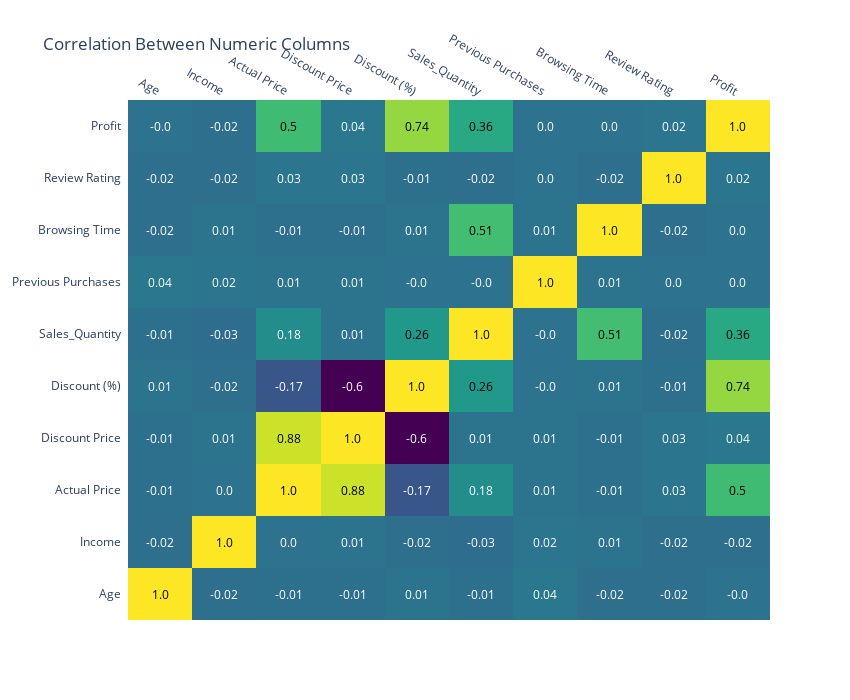

Write notebook code for a chart like this one.
### Markdown cell above
* Visual

### Code cell
# 1. Correlation Heatmap
corr_matrix = data.select_dtypes(include='number').corr().round(2)
annotation_text = [[str(val) for val in row] for row in corr_matrix.values]

fig1 = ff.create_annotated_heatmap(z=corr_matrix.values,x=corr_matrix.columns.tolist(),y=corr_matrix.columns.tolist(),annotation_text=annotation_text,
    colorscale='Viridis')
fig1.update_layout(title=' Correlation Between Numeric Columns', width=850, height=700)
fig1.show()

### Figure 1 — Plotly figure (JSON) as saved in the notebook; plotly's stock layout.template omitted (floating-point values rounded to 4 significant figures)
{"data": [{"colorscale": [[0, "#440154"], [0.1111, "#482878"], [0.2222, "#3e4989"], [0.3333, "#31688e"], [0.4444, "#26828e"], [0.5556, "#1f9e89"], [0.6667, "#35b779"], [0.7778, "#6ece58"], [0.8889, "#b5de2b"], [1, "#fde725"]], "reversescale": false, "showscale": false, "type": "heatmap", "x": ["Age", "Income", "Actual Price", "Discount Price", "Discount (%)", "Sales_Quantity", "Previous Purchases", "Browsing Time", "Review Rating", "Profit"], "y": ["Age", "Income", "Actual Price", "Discount Price", "Discount (%)", "Sales_Quantity", "Previous Purchases", "Browsing Time", "Review Rating", "Profit"], "z": [[1, -0.02, -0.01, -0.01, 0.01, -0.01, 0.04, -0.02, -0.02, 0], [-0.02, 1, 0, 0.01, -0.02, -0.03, 0.02, 0.01, -0.02, -0.02], [-0.01, 0, 1, 0.88, -0.17, 0.18, 0.01, -0.01, 0.03, 0.5], [-0.01, 0.01, 0.88, 1, -0.6, 0.01, 0.01, -0.01, 0.03, 0.04], [0.01, -0.02, -0.17, -0.6, 1, 0.26, 0, 0.01, -0.01, 0.74], [-0.01, -0.03, 0.18, 0.01, 0.26, 1, 0, 0.51, -0.02, 0.36], [0.04, 0.02, 0.01, 0.01, 0, 0, 1, 0.01, 0, 0], [-0.02, 0.01, -0.01, -0.01, 0.01, 0.51, 0.01, 1, -0.02, 0], [-0.02, -0.02, 0.03, 0.03, -0.01, -0.02, 0, -0.02, 1, 0.02], [0, -0.02, 0.5, 0.04, 0.74, 0.36, 0, 0, 0.02, 1]]}], "layout": {"annotations": [{"font": {"color": "#000000"}, "showarrow": false, "text": "1.0", "x": "Age", "xref": "x", "y": "Age", "yref": "y"}, {"font": {"color": "#FFFFFF"}, "showarrow": false, "text": "-0.02", "x": "Income", "xref": "x", "y": "Age", "yref": "y"}, {"font": {"color": "#FFFFFF"}, "showarrow": false, "text": "-0.01", "x": "Actual Price", "xref": "x", "y": "Age", "yref": "y"}, {"font": {"color": "#FFFFFF"}, "showarrow": false, "text": "-0.01", "x": "Discount Price", "xref": "x", "y": "Age", "yref": "y"}, {"font": {"color": "#FFFFFF"}, "showarrow": false, "text": "0.01", "x": "Discount (%)", "xref": "x", "y": "Age", "yref": "y"}, {"font": {"color": "#FFFFFF"}, "showarrow": false, "text": "-0.01", "x": "Sales_Quantity", "xref": "x", "y": "Age", "yref": "y"}, {"font": {"color": "#FFFFFF"}, "showarrow": false, "text": "0.04", "x": "Previous Purchases", "xref": "x", "y": "Age", "yref": "y"}, {"font": {"color": "#FFFFFF"}, "showarrow": false, "text": "-0.02", "x": "Browsing Time", "xref": "x", "y": "Age", "yref": "y"}, {"font": {"color": "#FFFFFF"}, "showarrow": false, "text": "-0.02", "x": "Review Rating", "xref": "x", "y": "Age", "yref": "y"}, {"font": {"color": "#FFFFFF"}, "showarrow": false, "text": "-0.0", "x": "Profit", "xref": "x", "y": "Age", "yref": "y"}, {"font": {"color": "#FFFFFF"}, "showarrow": false, "text": "-0.02", "x": "Age", "xref": "x", "y": "Income", "yref": "y"}, {"font": {"color": "#000000"}, "showarrow": false, "text": "1.0", "x": "Income", "xref": "x", "y": "Income", "yref": "y"}, {"font": {"color": "#FFFFFF"}, "showarrow": false, "text": "0.0", "x": "Actual Price", "xref": "x", "y": "Income", "yref": "y"}, {"font": {"color": "#FFFFFF"}, "showarrow": false, "text": "0.01", "x": "Discount Price", "xref": "x", "y": "Income", "yref": "y"}, {"font": {"color": "#FFFFFF"}, "showarrow": false, "text": "-0.02", "x": "Discount (%)", "xref": "x", "y": "Income", "yref": "y"}, {"font": {"color": "#FFFFFF"}, "showarrow": false, "text": "-0.03", "x": "Sales_Quantity", "xref": "x", "y": "Income", "yref": "y"}, {"font": {"color": "#FFFFFF"}, "showarrow": false, "text": "0.02", "x": "Previous Purchases", "xref": "x", "y": "Income", "yref": "y"}, {"font": {"color": "#FFFFFF"}, "showarrow": false, "text": "0.01", "x": "Browsing Time", "xref": "x", "y": "Income", "yref": "y"}, {"font": {"color": "#FFFFFF"}, "showarrow": false, "text": "-0.02", "x": "Review Rating", "xref": "x", "y": "Income", "yref": "y"}, {"font": {"color": "#FFFFFF"}, "showarrow": false, "text": "-0.02", "x": "Profit", "xref": "x", "y": "Income", "yref": "y"}, {"font": {"color": "#FFFFFF"}, "showarrow": false, "text": "-0.01", "x": "Age", "xref": "x", "y": "Actual Price", "yref": "y"}, {"font": {"color": "#FFFFFF"}, "showarrow": false, "text": "0.0", "x": "Income", "xref": "x", "y": "Actual Price", "yref": "y"}, {"font": {"color": "#000000"}, "showarrow": false, "text": "1.0", "x": "Actual Price", "xref": "x", "y": "Actual Price", "yref": "y"}, {"font": {"color": "#000000"}, "showarrow": false, "text": "0.88", "x": "Discount Price", "xref": "x", "y": "Actual Price", "yref": "y"}, {"font": {"color": "#FFFFFF"}, "showarrow": false, "text": "-0.17", "x": "Discount (%)", "xref": "x", "y": "Actual Price", "yref": "y"}, {"font": {"color": "#FFFFFF"}, "showarrow": false, "text": "0.18", "x": "Sales_Quantity", "xref": "x", "y": "Actual Price", "yref": "y"}, {"font": {"color": "#FFFFFF"}, "showarrow": false, "text": "0.01", "x": "Previous Purchases", "xref": "x", "y": "Actual Price", "yref": "y"}, {"font": {"color": "#FFFFFF"}, "showarrow": false, "text": "-0.01", "x": "Browsing Time", "xref": "x", "y": "Actual Price", "yref": "y"}, {"font": {"color": "#FFFFFF"}, "showarrow": false, "text": "0.03", "x": "Review Rating", "xref": "x", "y": "Actual Price", "yref": "y"}, {"font": {"color": "#000000"}, "showarrow": false, "text": "0.5", "x": "Profit", "xref": "x", "y": "Actual Price", "yref": "y"}, {"font": {"color": "#FFFFFF"}, "showarrow": false, "text": "-0.01", "x": "Age", "xref": "x", "y": "Discount Price", "yref": "y"}, {"font": {"color": "#FFFFFF"}, "showarrow": false, "text": "0.01", "x": "Income", "xref": "x", "y": "Discount Price", "yref": "y"}, {"font": {"color": "#000000"}, "showarrow": false, "text": "0.88", "x": "Actual Price", "xref": "x", "y": "Discount Price", "yref": "y"}, {"font": {"color": "#000000"}, "showarrow": false, "text": "1.0", "x": "Discount Price", "xref": "x", "y": "Discount Price", "yref": "y"}, {"font": {"color": "#FFFFFF"}, "showarrow": false, "text": "-0.6", "x": "Discount (%)", "xref": "x", "y": "Discount Price", "yref": "y"}, {"font": {"color": "#FFFFFF"}, "showarrow": false, "text": "0.01", "x": "Sales_Quantity", "xref": "x", "y": "Discount Price", "yref": "y"}, {"font": {"color": "#FFFFFF"}, "showarrow": false, "text": "0.01", "x": "Previous Purchases", "xref": "x", "y": "Discount Price", "yref": "y"}, {"font": {"color": "#FFFFFF"}, "showarrow": false, "text": "-0.01", "x": "Browsing Time", "xref": "x", "y": "Discount Price", "yref": "y"}, {"font": {"color": "#FFFFFF"}, "showarrow": false, "text": "0.03", "x": "Review Rating", "xref": "x", "y": "Discount Price", "yref": "y"}, {"font": {"color": "#FFFFFF"}, "showarrow": false, "text": "0.04", "x": "Profit", "xref": "x", "y": "Discount Price", "yref": "y"}, {"font": {"color": "#FFFFFF"}, "showarrow": false, "text": "0.01", "x": "Age", "xref": "x", "y": "Discount (%)", "yref": "y"}, {"font": {"color": "#FFFFFF"}, "showarrow": false, "text": "-0.02", "x": "Income", "xref": "x", "y": "Discount (%)", "yref": "y"}, {"font": {"color": "#FFFFFF"}, "showarrow": false, "text": "-0.17", "x": "Actual Price", "xref": "x", "y": "Discount (%)", "yref": "y"}, {"font": {"color": "#FFFFFF"}, "showarrow": false, "text": "-0.6", "x": "Discount Price", "xref": "x", "y": "Discount (%)", "yref": "y"}, {"font": {"color": "#000000"}, "showarrow": false, "text": "1.0", "x": "Discount (%)", "xref": "x", "y": "Discount (%)", "yref": "y"}, {"font": {"color": "#000000"}, "showarrow": false, "text": "0.26", "x": "Sales_Quantity", "xref": "x", "y": "Discount (%)", "yref": "y"}, {"font": {"color": "#FFFFFF"}, "showarrow": false, "text": "-0.0", "x": "Previous Purchases", "xref": "x", "y": "Discount (%)", "yref": "y"}, {"font": {"color": "#FFFFFF"}, "showarrow": false, "text": "0.01", "x": "Browsing Time", "xref": "x", "y": "Discount (%)", "yref": "y"}, {"font": {"color": "#FFFFFF"}, "showarrow": false, "text": "-0.01", "x": "Review Rating", "xref": "x", "y": "Discount (%)", "yref": "y"}, {"font": {"color": "#000000"}, "showarrow": false, "text": "0.74", "x": "Profit", "xref": "x", "y": "Discount (%)", "yref": "y"}, {"font": {"color": "#FFFFFF"}, "showarrow": false, "text": "-0.01", "x": "Age", "xref": "x", "y": "Sales_Quantity", "yref": "y"}, {"font": {"color": "#FFFFFF"}, "showarrow": false, "text": "-0.03", "x": "Income", "xref": "x", "y": "Sales_Quantity", "yref": "y"}, {"font": {"color": "#FFFFFF"}, "showarrow": false, "text": "0.18", "x": "Actual Price", "xref": "x", "y": "Sales_Quantity", "yref": "y"}, {"font": {"color": "#FFFFFF"}, "showarrow": false, "text": "0.01", "x": "Discount Price", "xref": "x", "y": "Sales_Quantity", "yref": "y"}, {"font": {"color": "#000000"}, "showarrow": false, "text": "0.26", "x": "Discount (%)", "xref": "x", "y": "Sales_Quantity", "yref": "y"}, {"font": {"color": "#000000"}, "showarrow": false, "text": "1.0", "x": "Sales_Quantity", "xref": "x", "y": "Sales_Quantity", "yref": "y"}, {"font": {"color": "#FFFFFF"}, "showarrow": false, "text": "-0.0", "x": "Previous Purchases", "xref": "x", "y": "Sales_Quantity", "yref": "y"}, {"font": {"color": "#000000"}, "showarrow": false, "text": "0.51", "x": "Browsing Time", "xref": "x", "y": "Sales_Quantity", "yref": "y"}, {"font": {"color": "#FFFFFF"}, "showarrow": false, "text": "-0.02", "x": "Review Rating", "xref": "x", "y": "Sales_Quantity", "yref": "y"}, {"font": {"color": "#000000"}, "showarrow": false, "text": "0.36", "x": "Profit", "xref": "x", "y": "Sales_Quantity", "yref": "y"}, {"font": {"color": "#FFFFFF"}, "showarrow": false, "text": "0.04", "x": "Age", "xref": "x", "y": "Previous Purchases", "yref": "y"}, {"font": {"color": "#FFFFFF"}, "showarrow": false, "text": "0.02", "x": "Income", "xref": "x", "y": "Previous Purchases", "yref": "y"}, {"font": {"color": "#FFFFFF"}, "showarrow": false, "text": "0.01", "x": "Actual Price", "xref": "x", "y": "Previous Purchases", "yref": "y"}, {"font": {"color": "#FFFFFF"}, "showarrow": false, "text": "0.01", "x": "Discount Price", "xref": "x", "y": "Previous Purchases", "yref": "y"}, {"font": {"color": "#FFFFFF"}, "showarrow": false, "text": "-0.0", "x": "Discount (%)", "xref": "x", "y": "Previous Purchases", "yref": "y"}, {"font": {"color": "#FFFFFF"}, "showarrow": false, "text": "-0.0", "x": "Sales_Quantity", "xref": "x", "y": "Previous Purchases", "yref": "y"}, {"font": {"color": "#000000"}, "showarrow": false, "text": "1.0", "x": "Previous Purchases", "xref": "x", "y": "Previous Purchases", "yref": "y"}, {"font": {"color": "#FFFFFF"}, "showarrow": false, "text": "0.01", "x": "Browsing Time", "xref": "x", "y": "Previous Purchases", "yref": "y"}, {"font": {"color": "#FFFFFF"}, "showarrow": false, "text": "0.0", "x": "Review Rating", "xref": "x", "y": "Previous Purchases", "yref": "y"}, {"font": {"color": "#FFFFFF"}, "showarrow": false, "text": "0.0", "x": "Profit", "xref": "x", "y": "Previous Purchases", "yref": "y"}, {"font": {"color": "#FFFFFF"}, "showarrow": false, "text": "-0.02", "x": "Age", "xref": "x", "y": "Browsing Time", "yref": "y"}, {"font": {"color": "#FFFFFF"}, "showarrow": false, "text": "0.01", "x": "Income", "xref": "x", "y": "Browsing Time", "yref": "y"}, {"font": {"color": "#FFFFFF"}, "showarrow": false, "text": "-0.01", "x": "Actual Price", "xref": "x", "y": "Browsing Time", "yref": "y"}, {"font": {"color": "#FFFFFF"}, "showarrow": false, "text": "-0.01", "x": "Discount Price", "xref": "x", "y": "Browsing Time", "yref": "y"}, {"font": {"color": "#FFFFFF"}, "showarrow": false, "text": "0.01", "x": "Discount (%)", "xref": "x", "y": "Browsing Time", "yref": "y"}, {"font": {"color": "#000000"}, "showarrow": false, "text": "0.51", "x": "Sales_Quantity", "xref": "x", "y": "Browsing Time", "yref": "y"}, {"font": {"color": "#FFFFFF"}, "showarrow": false, "text": "0.01", "x": "Previous Purchases", "xref": "x", "y": "Browsing Time", "yref": "y"}, {"font": {"color": "#000000"}, "showarrow": false, "text": "1.0", "x": "Browsing Time", "xref": "x", "y": "Browsing Time", "yref": "y"}, {"font": {"color": "#FFFFFF"}, "showarrow": false, "text": "-0.02", "x": "Review Rating", "xref": "x", "y": "Browsing Time", "yref": "y"}, {"font": {"color": "#FFFFFF"}, "showarrow": false, "text": "0.0", "x": "Profit", "xref": "x", "y": "Browsing Time", "yref": "y"}, {"font": {"color": "#FFFFFF"}, "showarrow": false, "text": "-0.02", "x": "Age", "xref": "x", "y": "Review Rating", "yref": "y"}, {"font": {"color": "#FFFFFF"}, "showarrow": false, "text": "-0.02", "x": "Income", "xref": "x", "y": "Review Rating", "yref": "y"}, {"font": {"color": "#FFFFFF"}, "showarrow": false, "text": "0.03", "x": "Actual Price", "xref": "x", "y": "Review Rating", "yref": "y"}, {"font": {"color": "#FFFFFF"}, "showarrow": false, "text": "0.03", "x": "Discount Price", "xref": "x", "y": "Review Rating", "yref": "y"}, {"font": {"color": "#FFFFFF"}, "showarrow": false, "text": "-0.01", "x": "Discount (%)", "xref": "x", "y": "Review Rating", "yref": "y"}, {"font": {"color": "#FFFFFF"}, "showarrow": false, "text": "-0.02", "x": "Sales_Quantity", "xref": "x", "y": "Review Rating", "yref": "y"}, {"font": {"color": "#FFFFFF"}, "showarrow": false, "text": "0.0", "x": "Previous Purchases", "xref": "x", "y": "Review Rating", "yref": "y"}, {"font": {"color": "#FFFFFF"}, "showarrow": false, "text": "-0.02", "x": "Browsing Time", "xref": "x", "y": "Review Rating", "yref": "y"}, {"font": {"color": "#000000"}, "showarrow": false, "text": "1.0", "x": "Review Rating", "xref": "x", "y": "Review Rating", "yref": "y"}, {"font": {"color": "#FFFFFF"}, "showarrow": false, "text": "0.02", "x": "Profit", "xref": "x", "y": "Review Rating", "yref": "y"}, {"font": {"color": "#FFFFFF"}, "showarrow": false, "text": "-0.0", "x": "Age", "xref": "x", "y": "Profit", "yref": "y"}, {"font": {"color": "#FFFFFF"}, "showarrow": false, "text": "-0.02", "x": "Income", "xref": "x", "y": "Profit", "yref": "y"}, {"font": {"color": "#000000"}, "showarrow": false, "text": "0.5", "x": "Actual Price", "xref": "x", "y": "Profit", "yref": "y"}, {"font": {"color": "#FFFFFF"}, "showarrow": false, "text": "0.04", "x": "Discount Price", "xref": "x", "y": "Profit", "yref": "y"}, {"font": {"color": "#000000"}, "showarrow": false, "text": "0.74", "x": "Discount (%)", "xref": "x", "y": "Profit", "yref": "y"}, {"font": {"color": "#000000"}, "showarrow": false, "text": "0.36", "x": "Sales_Quantity", "xref": "x", "y": "Profit", "yref": "y"}, {"font": {"color": "#FFFFFF"}, "showarrow": false, "text": "0.0", "x": "Previous Purchases", "xref": "x", "y": "Profit", "yref": "y"}, {"font": {"color": "#FFFFFF"}, "showarrow": false, "text": "0.0", "x": "Browsing Time", "xref": "x", "y": "Profit", "yref": "y"}, {"font": {"color": "#FFFFFF"}, "showarrow": false, "text": "0.02", "x": "Review Rating", "xref": "x", "y": "Profit", "yref": "y"}, {"font": {"color": "#000000"}, "showarrow": false, "text": "1.0", "x": "Profit", "xref": "x", "y": "Profit", "yref": "y"}], "height": 700, "title": {"text": " Correlation Between Numeric Columns"}, "width": 850, "xaxis": {"autorange": true, "dtick": 1, "gridcolor": "rgb(0, 0, 0)", "range": [-0.5, 9.5], "side": "top", "ticks": "", "type": "category"}, "yaxis": {"autorange": true, "dtick": 1, "range": [-0.5, 9.5], "ticks": "", "ticksuffix": "  ", "type": "category"}}}
